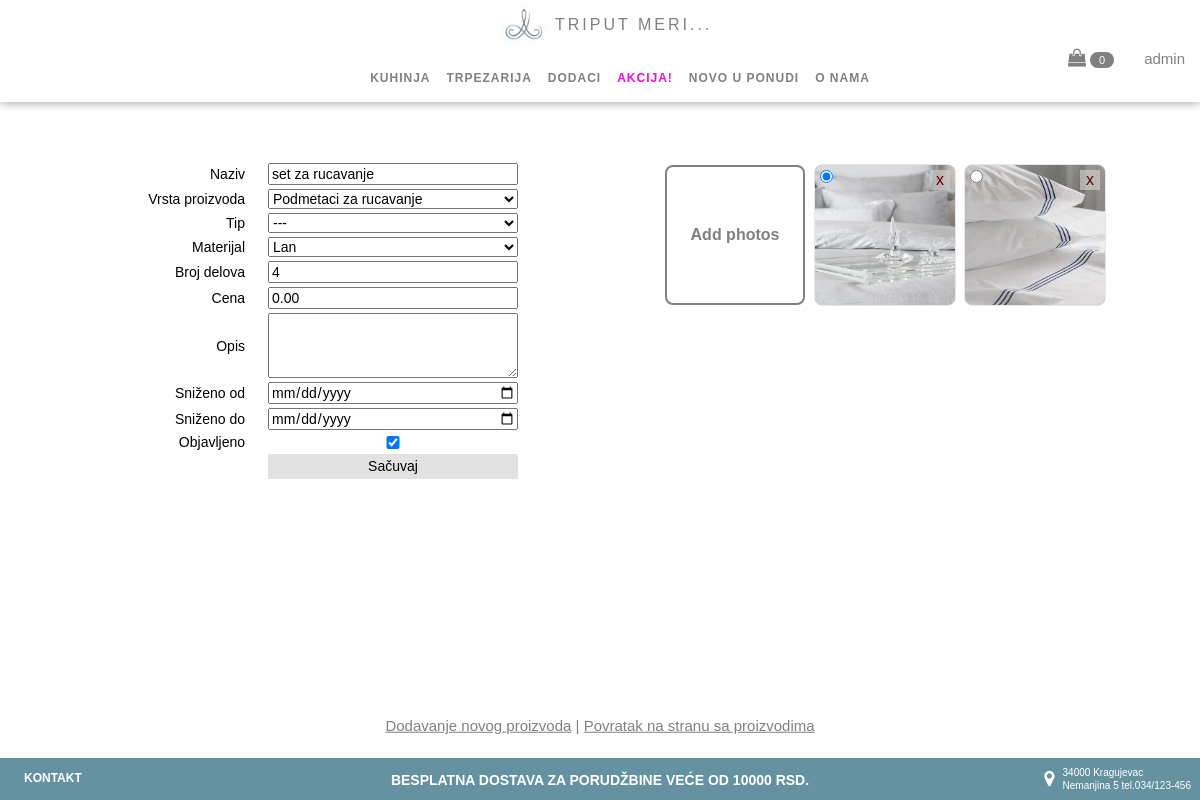
The page /editProduct.php?id=9 (signed in) on the database its author committed.
### tables this page shows
CREATE TABLE `product` (
  `Id` int(11) NOT NULL,
  `Name` varchar(50) NOT NULL,
  `TypeId` varchar(50) NOT NULL,
  `Price` decimal(16,2) NOT NULL,
  `Description` varchar(800) NOT NULL,
  `OnSaleFromDate` date NOT NULL,
  `OnSaleToDate` date NOT NULL,
  `Material` varchar(50) NOT NULL,
  `Subcategory` varchar(50) NOT NULL,
  `NumberOfPeaces` int(50) NOT NULL,
  `ImgPath` varchar(50) NOT NULL,
  `Category` varchar(50) DEFAULT NULL,
  `UserDeleted` bit(1) DEFAULT NULL,
  `CreatedOn` date DEFAULT NULL,
  `ModifiedOn` date DEFAULT NULL,
  `PublishedOn` datetime DEFAULT NULL,
  `IsPublished` bit(1) DEFAULT NULL
);

CREATE TABLE `images` (
  `Id` int(11) NOT NULL,
  `ProductId` int(11) NOT NULL,
  `ImagePath` varchar(100) NOT NULL,
  `IsCover` bit(1) DEFAULT NULL
);

### editProduct.php (the view, shortened to what this page needs)
<html>
<head>
<?php
        include("includes/head.inc.php");
    ?>
</head>
<body>
<header>
    <?php
        include("includes/header.inc.php");
    ?>
</header>
<section>
<?php
if(isset($_GET['id'])){
    $temp = $_GET['id'];
    $conn = mysqli_connect("localhost","root","") or die("cannot connect to database");
    $result = mysqli_query($conn, "SELECT * FROM images WHERE ProductId = '$temp'");
    $sql = mysqli_query($conn, "SELECT * FROM product WHERE Id = '$temp'");
    $row = mysqli_fetch_array($sql);
    $subcat = $row['Subcategory'];
    $numb = $row['NumberOfPeaces'];
    if($row['IsPublished'] == 1){
        $checked = 'checked';
    } else {
        $checked = '';
    }
        echo    '<div class="col-6 padd-60">
                <form id="edit_form" class="product_form" action="update.php?id='.$temp.'" method="POST">
                    <table>
                        <tr>
                            <td>Naziv</td>
                            <td><input type="text" name="name" value="'.$row['Name'].'" required></td>
                        </tr>
                        <tr>
                            <td>Vrsta proizvoda</td>
                            <td><select name="subcategory">
                                <option value="">---</option>';
                                    $sql_sub = mysqli_query($conn, "SELECT * FROM product_type WHERE ParentId = 1 OR ParentId = 2 OR ParentId = 3 ");
                                    while ($row_sub = mysqli_fetch_array($sql_sub)){
                                        $val = $row_sub['Type'];
                                        if($val == $row['Subcategory']){
                                            $select = 'selected';
                                        } else {
                                            $select = '';
                                        }
                                    echo '<option value="'.$val.'" '.$select.'>'.$val.'</option>'; }
                                echo '</select>
                            </td>
                        </tr>
                        <tr>
                            <td>Tip</td>
                            <td><select name="type_id">
                                <option value="">---</option>';
                                echo '</select>
                            </td>
                        </tr>
                        <tr>
                            <td>Materijal</td>
                            <td><select name="material">
                                <option value="">---</option>';
                                    $materials = array('Lan', 'Pamuk-lan');
                                    foreach ($materials as $val) {
                                        if ($val == $row['Material']){
                                                $select = "selected";}
                                            else {
                                                $select = "";
                                            }
                                    echo '<option value="'.$val.'" '.$select.'>'.$val.'</option>'; }
                                echo '</select>
                            </td>
                        </tr>
                        <tr>
                            <td>Broj delova</td>
                            <td id="peacesNumber">';
                                    $allowed_products = array("Set za rucavanje", "Podmetaci za rucavanje", "Podmetaci za case");
                                    if(in_array($subcat, $allowed_products)){
                                        echo '<input type="number" name="numb_of_peaces" placeholder="od 1 do 8" min="1" max="8" value='.$numb.'>';
                                    } else {
                                        echo '<input type="number" name="numb_of_peaces" disabled>';
                                    }
                        echo '</td>
                        </tr>
                        <tr>
                            <td>Cena</td>
                            <td><input type="number" name="price" value="'.$row['Price'].'"></td>
                        </tr>
                        <tr>
                            <td>Opis</td>
                            <td><textarea rows="3"  name ="description" >'.$row['Description'].'</textarea></td>
                        </tr>
                        <tr>
                            <td>Sniženo od</td>
                            <td><input type="date" name="on_sale_from" value="'.$row['OnSaleFromDate'].'"></td>
                        </tr>
                        <tr>
                            <td>Sniženo do</td>
                            <td><input type="date" name="on_sale_to" value="'.$row['OnSaleToDate'].'"></td>
                        </tr>
                        <tr>
                            <td>Objavljeno</td>
                            <td><input type="checkbox" name="published" '.$checked.'></td>
                        </tr>
                        <tr>
                            <td></td>
                            <td><input type="submit" name="submit" value="Sačuvaj"></td>
                        </tr>
                    </table>
                </form>
                </div>';
        echo    '<div class="col-6 padd-60">';
        echo    '<div id="wrapDiv-pill" class="scroll">';
        echo    '<form id="submit_form" action="addPhotos.php" method="POST" enctype="multipart/form-data">
                    <div class="product_images">
                        <div class="upload-btn-wrapper">
                            <button class="upload_btn">Add photos</button>
                            <input type="file" name="fileToUpload" id="inputfile">
                        </div>
                    </div>
                    <input type="submit" name="submit" value="ok" id="addImg">
                </form>';
                while ($row = mysqli_fetch_array($result)){
                    if($row['IsCover']==1){
                        $checked = 'checked';
                    } else {
                        $checked = '';
                    }
                echo    '<div  class="product_images">
                            <img src="'.$row['ImagePath'].'" alt="primer">
                            <button type="button" id ="'.$row['Id'].'" class="remove_button" title="Remove image">x</button>
                            <input  type="radio" '.$checked.' name="setCover" id="'.$row['Id'].'" class="set_cover" title="Set cover photo">
                        </div>';
                }
        echo    '</div>';
        echo    '</div>';
        echo    '<span id="close_btn"><a href="addNewEntry.php"> <u> Dodavanje novog proizvoda</u></a> | <a href="admin.php"><u>Povratak na stranu sa proizvodima</u> </a></span>';
}
else {
    header("location:admin.php");
}
?>
</section>
<footer>
    <?php
        include("includes/footer.inc.php");
    ?>
</footer>
</body>
</html>

### css/myStyle.css (style rules this page uses)
* { box-sizing: border-box; font-family: Arial, Helvetica, sans-serif; margin: 0; }
a { text-decoration: none; color: gray; }
.col-6 { width: 50%; }
[class*="col-"] { float: left; }
.padd-60 { padding: 60px; }
header { width: 100%; min-height: 92px; position: fixed; z-index: 20; text-align: center; background-color: white; box-shadow: 0px 2px 8px rgba(0, 0, 0, 0.3); background: white; }
section { text-align: center; height: 100%; width: 100%; padding: 100px 0 40px; float: left; }
table { text-align: left; }
footer { height: auto; position: fixed; bottom: 0; z-index: 10; background: #6492a1; width: 100%; }
.product_form table { float: right; font-size: 14px; }
.product_form table td { width: 250px; text-align: right; padding-right: 20px; }
.product_form table input, .product_form table select, .product_form table textarea { width: 250px; }
.product_form table textarea { height: 65px; }
.product_form table input[type='submit'] { background-color: rgba(211, 211, 211, 0.651); border: none; padding: 4px; }
.scroll { position: relative; height: 300px; width: 470px; overflow-y: auto; }
.product_images { position: relative; padding: 5px; width: 150px; height: 150px; float: left; }
.product_images img { border-radius: 8px; width: 100%; height: 100%; box-shadow: 0 0 1px; }
.product_images .set_cover { position: absolute; top: 10px; left: 10px; }
.product_images .remove_button { position: absolute; top: 10px; left: 100%; transform: translate(-150%, 0); color: #610202; outline: none; background-color: rgba(211, 211, 211, 0.644); border: none; }
.upload-btn-wrapper { position: relative; width: 100%; height: 100%; display: inline-block; overflow: hidden; }
.upload-btn-wrapper .upload_btn { width: 100%; height: 100%; border: 2px solid gray; color: gray; background-color: white; padding: 6px 20px; border-radius: 8px; font-size: 16px; font-weight: bold; }
#close_btn { color: gray; font-size: 15px; padding: 6px; position: absolute; top: 100%; left: 50%; transform: translate(-50%, calc(-100% - 60px)); }

### rows shown on the page
product: name "set za rucavanje", numb_of_peaces "4", price "0.00"
images: ImagePath (picture)
images: ImagePath (picture)

### other values the page prints
$_SESSION["user"] "admin"
form field subcategory "Podmetaci za rucavanje"
form field material "Lan"
